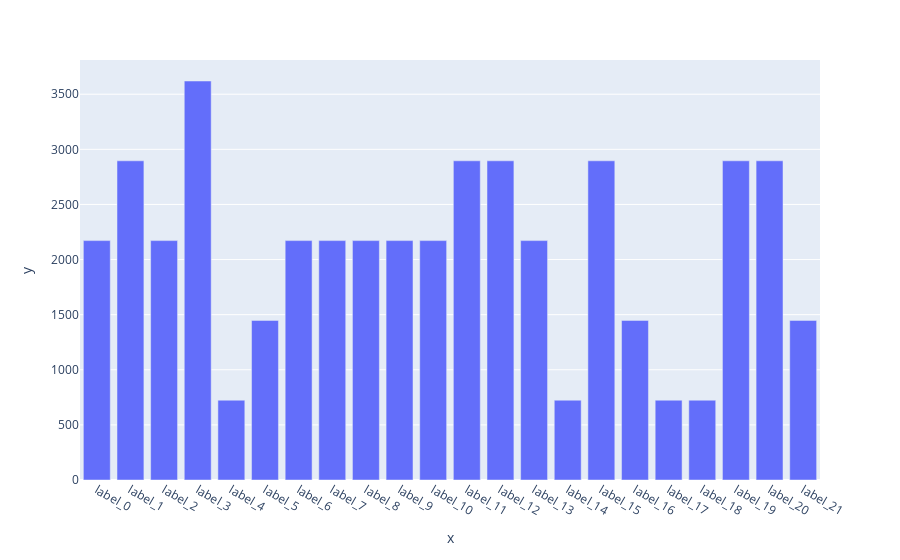

The notebook cell this image was saved under:
### Code cell
px.bar(y = balanced_train_df.iloc[:,-23:-1].sum(axis = 0), x = balanced_train_df.columns[-23:-1])

### Figure 1 — Plotly figure (JSON) as saved in the notebook; plotly's stock layout.template omitted (floating-point values rounded to 4 significant figures)
{"data": [{"alignmentgroup": "True", "hovertemplate": "x=%{x}<br>y=%{y}<extra></extra>", "legendgroup": "", "marker": {"color": "#636efa", "pattern": {"shape": ""}}, "name": "", "offsetgroup": "", "orientation": "v", "showlegend": false, "textposition": "auto", "type": "bar", "x": ["label_0", "label_1", "label_2", "label_3", "label_4", "label_5", "label_6", "label_7", "label_8", "label_9", "label_10", "label_11", "label_12", "label_13", "label_14", "label_15", "label_16", "label_17", "label_18", "label_19", "label_20", "label_21"], "xaxis": "x", "y": [2172, 2896, 2172, 3620, 724, 1448, 2172, 2172, 2172, 2172, 2172, 2896, 2896, 2172, 724, 2896, 1448, 724, 724, 2896, 2896, 1448], "yaxis": "y"}], "layout": {"barmode": "relative", "legend": {"tracegroupgap": 0}, "margin": {"t": 60}, "xaxis": {"anchor": "y", "domain": [0, 1], "title": {"text": "x"}}, "yaxis": {"anchor": "x", "domain": [0, 1], "title": {"text": "y"}}}}
